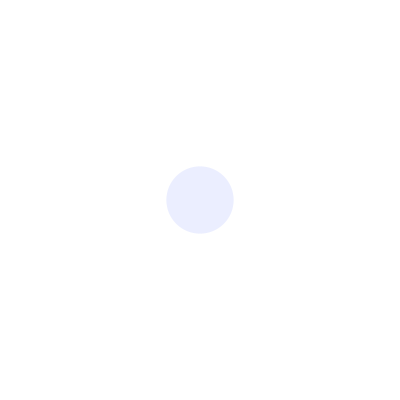
Frame 1 (no input)
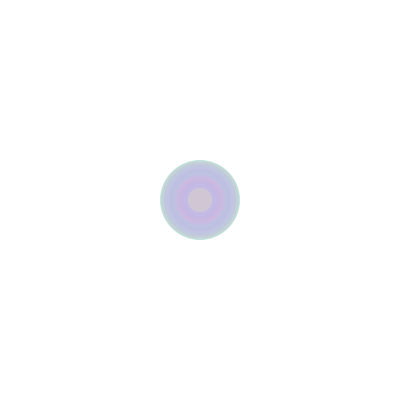
Frame 60 (the mouse pressed at the canvas centre just before this capture)
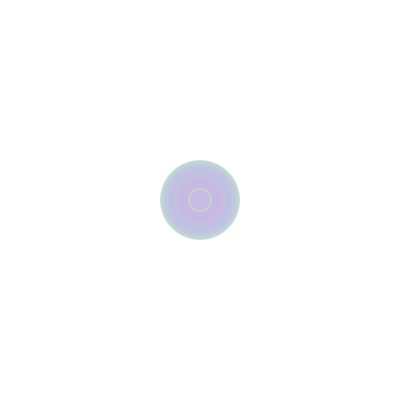
Frame 120 (the mouse held since frame 60 and released just before this capture)

The Processing sketch that drew these frames (run headless with seeded random() and noise(); from frame 60 on, the mouse is pressed at the canvas centre):

// Processing sketch: processing_147859
// ── processing_147859.pde

int counter;

void setup() {  //setup function called initially, only once
  size(400, 400);
  background(255);  //set background white
  colorMode(HSB);   //set colors to Hue, Saturation, Brightness mode
  counter = 0;
}

void draw() {  //draw function loops 
  counter++;
  noStroke();
  fill(random(255),100,255,50);
  
  if(mousePressed == true) { //add some interaction
    ellipse(mouseX, mouseY, 20, 20);
  }
  else {
    ellipse(width/2, height/2, 80*sin(counter), 80*sin(counter));
  }
}
